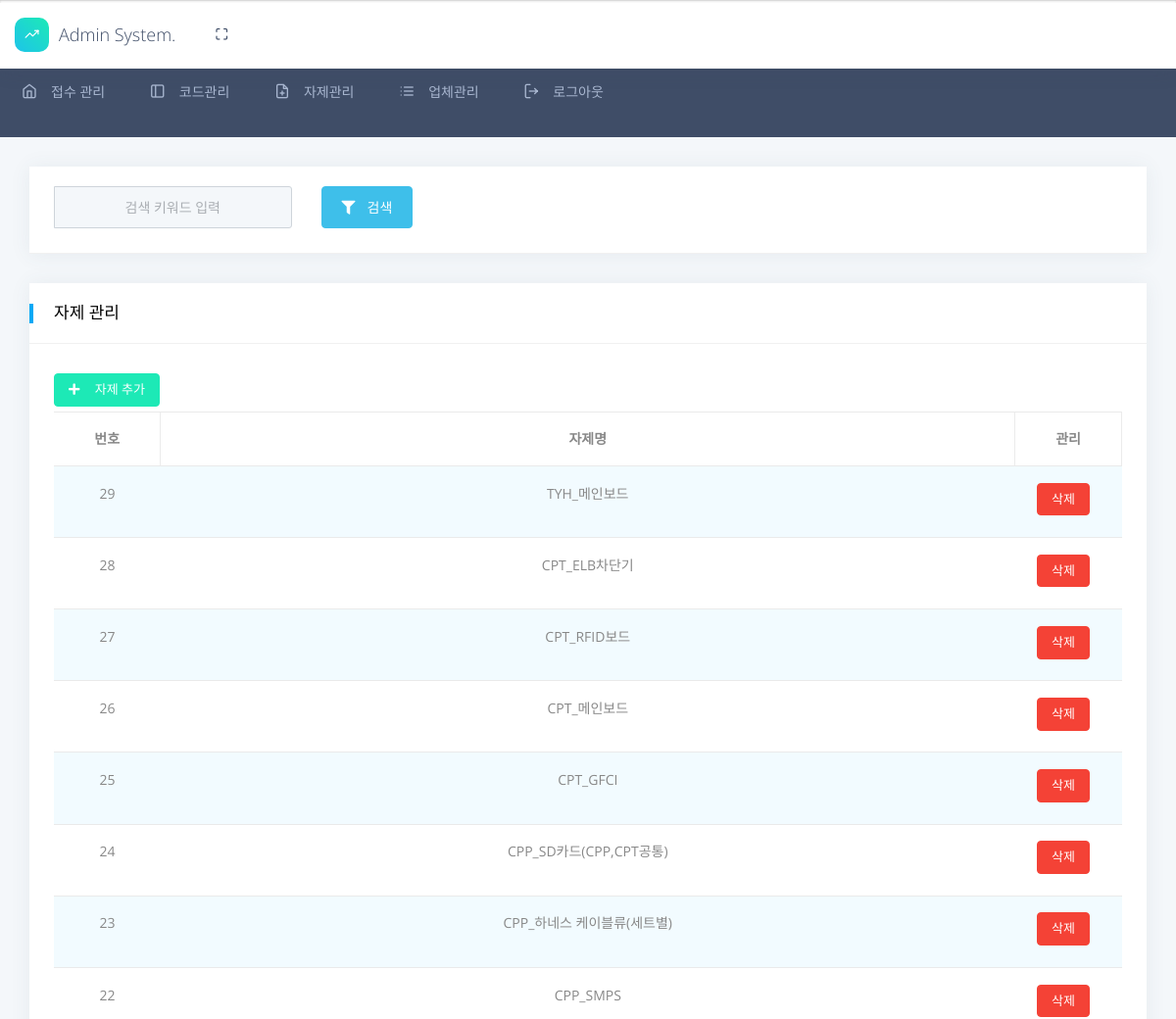
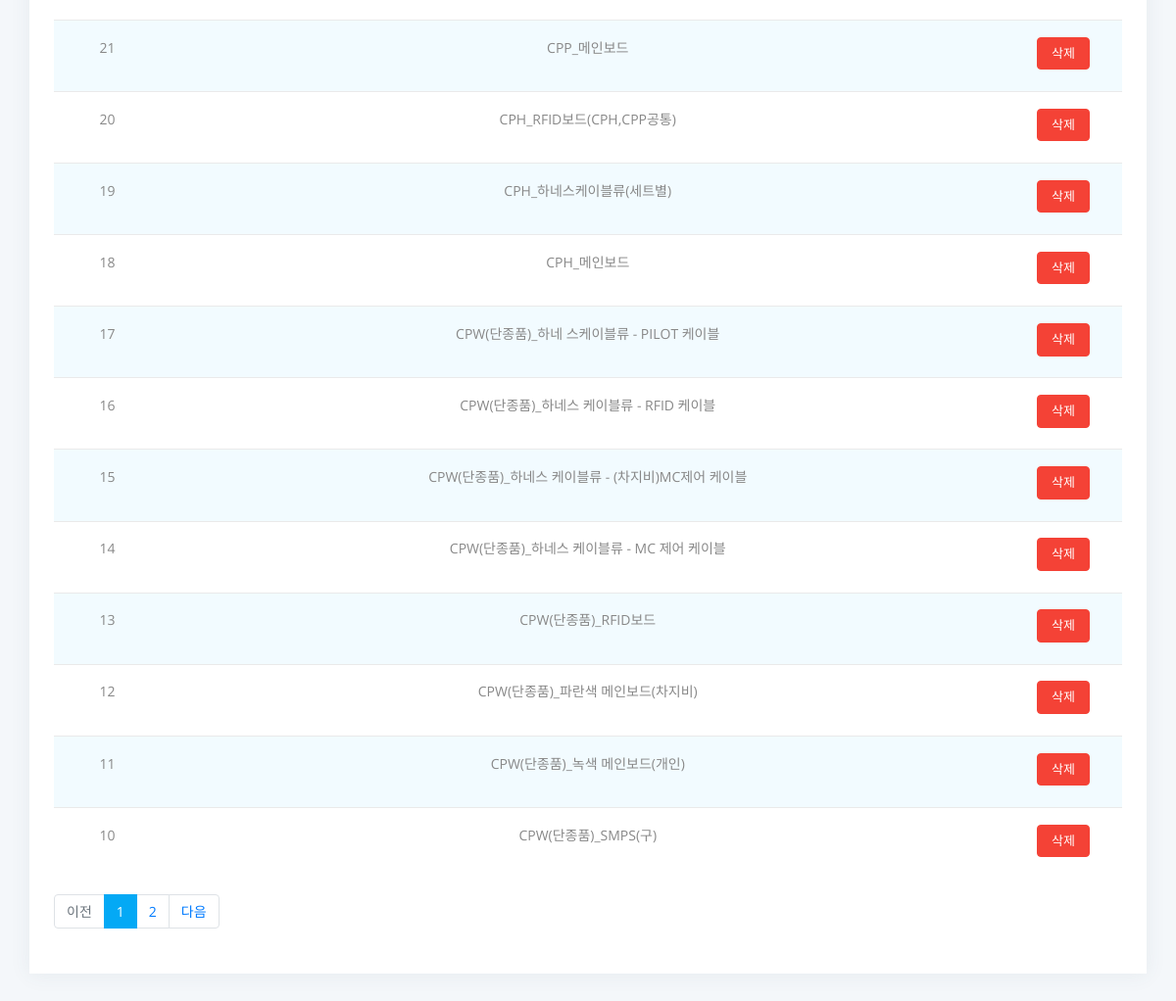
Screenshot of /view/mng_materialcontrol.php (signed in) with the database file from the repository (2 pictures, top to bottom).
### tables this page shows
CREATE TABLE `materialcontrol` (
  `idx` int(20) NOT NULL,
  `model_name` varchar(255) DEFAULT NULL COMMENT '자재명',
  `model_code` varchar(255) DEFAULT NULL COMMENT '모델코드',
  `model_etc` varchar(255) DEFAULT NULL,
  `model_cnt` int(20) DEFAULT NULL COMMENT '수량'
);

### config/db_con.php (called while the page is built, shortened)
<?php
class srms
{
    public $connect;
    public $query;
    function srms()
    {
        $this->connect = new PDO("mysql:host=localhost;dbname=admin", "root", "t6EuZwCHXH6tQr2yKNWCM4b9v3FGt6d3");
    }
    function get_result()
    {
        return $this->connect->query($this->query, PDO::FETCH_ASSOC);
    }
    function level_check()
    {
        $this->query = "
		SELECT * FROM management_account a
		left JOIN management b on a.ac_code = b.cp_code
		WHERE ac_status='Enable' AND cp_status='Enable' AND ac_id = '".$_SESSION['user_id']."'
		";
        $result = $this->get_result();
        foreach($result as $row)
        {
            return $row["cp_level"];
        }
    }
}
?>

### view/mng_materialcontrol.php (the view, shortened to what this page needs)
<?php
include("../config/db_con.php");
include_once("../common/function.php");
include_once("../common/class_paging.php");
$object = new srms();
$level_check = $object->level_check();
if(!empty($_GET["page"])){$page = $_GET["page"];}else{ $page = 1;}
if(!empty($_GET["num_page"])){ $num_page = $_GET["num_page"];}else{$num_page = 20;}
$object->query = "SELECT count(*) as cnt FROM materialcontrol $addQry";
$notice = $object->get_result();
foreach ($notice as $row) {
    $total_num = $row['cnt'];
}
$paging = new PAGING($total_num, $page, $num_page, 10, 'seo_browntone');
?>
<?php include("../common/script.php") ?>
<body>
<?php include("../common/header.php") ?>
<div class="main-body">
    <div class="page-wrapper">
        <div class="row">
            <div class="col-sm-12">
                <div class="card">
                    <div class="card-header">
                        <div class="row">
                            <div class="col-sm-12" >
                                <form name="searchForm" id="searchForm" method="get" action="./mng_materialcontrol.php">
                                    <div class="row input-daterange">
                                        <div class="col-md-3">
                                            <div class="sch_keyword">
                                                <div class="form_group">
                                                    <input type="text" class="form-control form_field" id="schKeyword" name="keyword" placeholder="검색 키워드 입력" value="<?= $keyword ?>">
                                                </div>
                                            </div>
                                        </div>
                                        <div class="col-md-5">
                                            <button type="button" id="btn_search" class="btn btn-info"><i class="fas fa-filter"></i>검색</button>
                                        </div>
                                    </div>
                                </form>
                            </div>
                        </div>
                    </div>
                </div>
                <div class="card">
                    <div class="card-header">
                        <h5>자제 관리</h5>
                     </div>
                    <div class="card-block">
                        <button type="button" name="add_class" id="add_class" class="btn btn-success btn-circle btn-sm"><i class="fas fa-plus"></i> 자제 추가</button>
                        <div class="table-responsive">
                            <table id="class_table" class="display table nowrap table-striped table-hover" style="width:100%">
                                <colgroup>
                                    <col width="10%">
                                    <col width="*">
                                    <col width="10%">
                                </colgroup>
                                <thead>
                                    <tr>
                                        <th>번호</th>
                                        <th>자제명</th>
                                        <th>관리</th>
                                    </tr>
                                </thead>
                                <tbody>
                                <?
                                $object->query = "SELECT * FROM materialcontrol $addQry ORDER BY idx desc LIMIT $paging->first, $paging->pageSize ";
                                $orderList = $object->get_result();
                                $article_num = $total_num - $num_page * ($paging->curPage - 1);
                                foreach ($orderList as $row) {
                                ?>
                                <tr>
                                    <td><?= $article_num ?></td>
                                    <td><?= $row['model_name'] ?></td>
                                    <td>
                                        <div align="center">
                                            <button type="button" name="delete_button" class="btn btn-danger btn-circle btn-sm delete_button" data-id="<?= $row["idx"] ?>">삭제</button>
                                        </div>
                                    </td>
                                <?
                                $article_num--;
                                } ?>
                                </tbody>
                            </table>
                            <div class="dataTables_paginate paging_simple_numbers" id="class_table_paginate">
                                <ul class="pagination">
                                    <?
                                    $page_link = "&search=$search&status=$status&date_gubun=$date_gubun&sdate1=$sdate1&sdate2=$sdate2&key=$key&keyword=$keyword&service=$service&gubun=$gubun&num_page=$num_page";
                                    if($total_num > 0) {
                                        $paging->addQueryString($page_link);
                                        $paging->showPage();
                                    }
                                    else {
                                        echo"&nbsp;\n";
                                    }
                                    ?>
                                </ul>
                            </div>
                        </div>
                    </div>
                </div>
            </div>
        </div>
    </div>
</div>
<?php include("../common/footer.php") ?>
</body>
</html>

### common/script.php (shortened to what this page needs)
<!DOCTYPE html>
<html lang="kr">
<head>
<link rel="stylesheet" href="https://cdn.jsdelivr.net/gh/theeluwin/NotoSansKR-Hestia@master/stylesheets/NotoSansKR-Hestia.css">
<link rel="stylesheet" href="../assets/fonts/fontawesome/css/fontawesome-all.min.css">
<link rel="stylesheet" href="../assets/plugins/animation/css/animate.min.css">
<link rel="stylesheet" href="../assets/plugins/prism/css/prism.min.css">
<link href="../assets/plugins/bootstrap-datetimepicker/css/bootstrap-datepicker3.min.css" rel="stylesheet">
<link rel="stylesheet" href="../assets/plugins/modal-window-effects/css/md-modal.css">
<link rel="stylesheet" href="../assets/plugins/data-tables/css/datatables.min.css">
<link rel="stylesheet" href="../assets/css/style.css">
</head>

### common/nav.php (shortened to what this page needs)
<?php
$gnb_selected = "";
?>
<nav class="pcoded-navbar theme-horizontal">
    <div class="navbar-wrapper">
        <div class="navbar-content sidenav-horizontal" id="layout-sidenav">
            <ul class="nav pcoded-inner-navbar sidenav-inner">
                <li data-username="dashboard Default Ecommerce CRM Analytics Crypto Project" class="nav-item <?php echo $gnb_selected ?>">
                    <a href="../index.php" class="nav-link"><span class="pcoded-micon"><i class="feather icon-home"></i></span><span class="pcoded-mtext">접수 관리</span></a>
                </li>
                <?php if($level_check == "1"){?>
                <li data-username="mng_code Page" class="nav-item"><a href="../view/mng_code.php" class="nav-link <?php echo $gnb_selected ?>"><span class="pcoded-micon"><i class="feather icon-sidebar"></i></span><span class="pcoded-mtext">코드관리</span></a></li>
                <li data-username="mng_materialcontrol Page" class="nav-item"><a href="../view/mng_materialcontrol.php" class="nav-link <?php echo $gnb_selected ?>"><span class="pcoded-micon"><i class="feather icon-file-plus"></i></span><span class="pcoded-mtext">자제관리</span></a></li>
                <? } ?>
                <li data-username="mng_company Page" class="nav-item"><a href="../view/mng_company.php" class="nav-link <?php echo $gnb_selected ?>"><span class="pcoded-micon"><i class="feather icon-list"></i></span><span class="pcoded-mtext">업체관리</span></a></li>
                <li data-username="logout Page" class="nav-item"><a href="../logout.php" class="nav-link <?php echo $gnb_selected ?>"><span class="pcoded-micon"><i class="feather icon-log-out"></i></span><span class="pcoded-mtext">로그아웃</span></a></li>
            </ul>
        </div>
    </div>
</nav>

### common/header.php (shortened to what this page needs)
<?php include("nav.php") ?>
<header class="navbar pcoded-header navbar-expand-lg navbar-light">
    <div class="m-header">
        <a href="../index.php" class="b-brand">
            <div class="b-bg">
                <i class="feather icon-trending-up"></i>
            </div>
            <span class="b-title">Admin System.</span>
        </a>
    </div>
    <div class="collapse navbar-collapse">
        <ul class="navbar-nav mr-auto">
            <li><a href="#!" class="full-screen" onclick="javascript:toggleFullScreen()"><i class="feather icon-maximize"></i></a></li>
        </ul>
    </div>
</header>
<div class="pcoded-main-container">
    <div class="pcoded-wrapper">
        <div class="pcoded-content">
            <div class="pcoded-inner-content">

### common/class_paging.php (shortened to what this page needs)
<?
class PAGING
{
  var $curPage;
  var $firstPage;
  var $lastPage;
  var $totalPage;
  var $getParams;
  var $baseUrl;
  function PAGING($totRec, $page, $pgSize, $blcSize, $skin)
  {
    $this->curPage = $page;
    $this->pageSize = $pgSize;
    $this->blockSize = $blcSize;
    $this->totalCount = $totRec;
    $this->curBlock = ceil($this->curPage/$this->blockSize);
    $this->totalPage = ceil($this->totalCount/$pgSize);
    $this->totalBlock = ceil($this->totalPage/$this->blockSize);
    $this->firstPage = ($this->curBlock-1)*$this->blockSize;
    if($this->totalBlock <= $this->curBlock) $this->lastPage = $this->totalPage;
    else                                     $this->lastPage = $this->curBlock*$this->blockSize;
    $this->baseUrl = $_SERVER['PHP_SELF'];
  }
  function addQueryString($params)
  {
    $this->getParams = $params;
  }
  function showPage()
  {
    if($this->curPage!=1)
    {
      $this->myPage = $this->curPage-1;
      echo '<li class="paginate_button page-item page_arr page_prev"><a class="page-link" href="'.$this->baseUrl.'?page='.$this->myPage.''.$this->getParams.'" >이전</a></li>';
    }
    else {
      echo '<li class="paginate_button page-item page_arr page_prev disabled"><a href="javascript:;" class="page-link">이전</a></li>';
    }
    for($this->directPage = $this->firstPage+1; $this->directPage <= $this->lastPage; $this->directPage++)
    {
      if($this->curPage == $this->directPage)
      {
        echo '<li class="active paginate_button page-item"><a controls="class_table" class="page-link" href="javascript:;">'.$this->directPage.'</a>';
      }
      else
      {
        echo '<li class="paginate_button page-item "><a aria-controls="class_table" class="page-link" href="'.$this->baseUrl.'?page='.$this->directPage.''.$this->getParams.'">'.$this->directPage.'</a>';
      }
    }
    if($this->curPage < $this->totalPage)
    {
      $this->myPage = $this->curPage+1;
      echo '<li class="paginate_button page-item page_arr page_next"><a class="page-link" href="'.$this->baseUrl.'?page='.$this->myPage.''.$this->getParams.'" >다음</a></li>';
    }
    else
    {
      echo '<li class="paginate_button page-item page_arr page_next disabled"><a href="javascript:;" class="page-link">다음</a></li>';
    }
  }
}
?>

### common/footer.php (shortened to what this page needs)
            </div>
        </div>
    </div>
</div>

### common/script.php (style rules this page uses)
.table thead th { text-align: center; }
.table thead th { border-bottom: 0px solid #ebebeb; border-collapse: collapse; border-right: 1px solid #ebebeb; }
.table tbody td { text-align: center; }

### rows the page displays
materialcontrol: model_name "TYH_메인보드"
materialcontrol: model_name "CPT_ELB차단기"
materialcontrol: model_name "CPT_RFID보드"
materialcontrol: model_name "CPT_메인보드"
materialcontrol: model_name "CPT_GFCI"
materialcontrol: model_name "CPP_SD카드(CPP,CPT공통)"
materialcontrol: model_name "CPP_하네스 케이블류(세트별)"
materialcontrol: model_name "CPP_SMPS"
materialcontrol: model_name "CPP_메인보드"
materialcontrol: model_name "CPH_RFID보드(CPH,CPP공통)"
materialcontrol: model_name "CPH_하네스케이블류(세트별)"
materialcontrol: model_name "CPH_메인보드"
materialcontrol: model_name "CPW(단종품)_하네 스케이블류 - PILOT 케이블"
materialcontrol: model_name "CPW(단종품)_하네스 케이블류 - RFID 케이블"
materialcontrol: model_name "CPW(단종품)_하네스 케이블류 - (차지비)MC제어 케이블"
materialcontrol: model_name "CPW(단종품)_하네스 케이블류 - MC 제어 케이블"
materialcontrol: model_name "CPW(단종품)_RFID보드"
materialcontrol: model_name "CPW(단종품)_파란색 메인보드(차지비)"
materialcontrol: model_name "CPW(단종품)_녹색 메인보드(개인)"
materialcontrol: model_name "CPW(단종품)_SMPS(구)"

### other values shown
$this->directPage "1"
$this->directPage "2"
